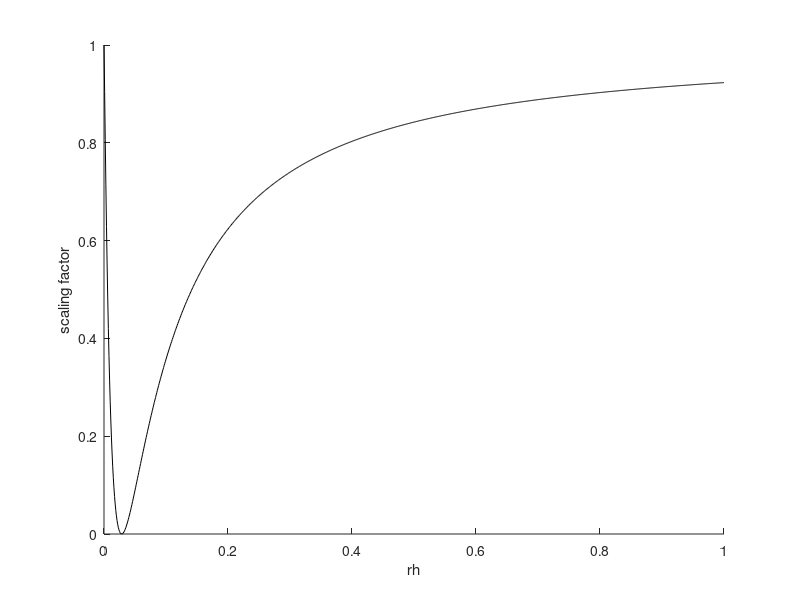

This figure's MATLAB source: (Note: this script raises an error after producing the figure.)
%% diffusion barrier - scaling function
% contains a number of (empirical) models specified in'type' for the  
% diffusion barrier
% outputs a <figure_name_type>.png figure where 'type' is the model
rv = linspace(0,1,1e3);
type = 'monoder';

switch type
    
    case 'monoder'
        
        s(1) = [50];
        s(2) = [1.1];
        s(3) = 1;
        % define the function
        % note: this function is derived as follows:
        % d/dx (k*x^m/(1 + k*x^m)) = (k*m*x^(-m - 1))/(1 + k*x^m)^2
        % modify the function empirically: 
        % ff(x) = (k*m*x^m)/(1 + k*x^m)^2
        % d/dx ff(x) = 0 -> solve for x_max: x_max = k^(-1/m)
        % finally: 
        % der = ff(x)/ff(x_max) -> bounded in [0,1]
        der = @(rr) 4*(s(1)*rr.^s(2))./(1 + s(1)*rr.^s(2)).^2;
        scaler = @(rr) 1 - s(3)*der(rr) ;
        
    case 'normal'
        
        s(1) = 0.1;
        s(2) = 2;
        s(3) = 30;
        s(4) = 0.8;
        % define the function
        phi = @(rr) 1/(2*pi)*exp(-s(3)*(rr - s(1)).^s(2)/2);
        scaler = @(rr) s(4)*phi(rr)/max(phi(rr));        
    
    case 'skewed_normal'
        
        s(1) = 0;
        s(2) = 2;
        s(3) = 1;
        % define the function
        phi = @(rr) 1/(2*pi)*exp(-(rr - s(1)).^2/2);
        bphi = @(rr) 1/2*(1 + erf((rr - s(1))/sqrt(2)));
        scaler = @(rr) s(3)*phi(rr).*bphi(s(2)*rr);
    
    case 'exponential'
        
        s(1) = 1;
        s(2) = 1;
        s(3) = 0.01;
        % define the function
        exfunc = @(rr) s(1)*(1 - rr).^s(2).*(exp(rr.^s(3)) - 1);
        scaler = @(rr) exfunc(rr);
        
    case 'quadratic'
        
        s(1) = 1;
        s(2) = 4;
        s(3) = 0.4;
        % define the function
        qfunc = @(rr) s(1)*(s(3) - rr).^s(2) + 1;
        scaler = @(rr) qfunc(rr);
            
    case 'tangens'
        
        s(1) = 1;
        s(2) = 20;
        s(3) = 0;
        % define the function
        tfunc = @(rr) s(1)*(0 + tanh(s(2)*rr + s(3)));
        scaler = @(rr) tfunc(rr);
                   
end

figure(1)
clf
hold on
plot(rv,scaler(rv),'k')
xlabel('rh')
ylabel('scaling factor')
export_fig(strcat('diff_barrier_',type,'.png'))